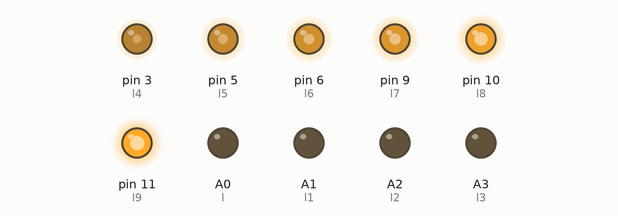
Simulated run of this sketch. Board: Arduino Uno, built with avr-gcc and run on an emulated ATmega328P. Parts: output pins drawn as LEDs (lit = HIGH).

Above: at 0.1 s.
Timing chart, 0 to 1.6 s (numbered marks = the images above):
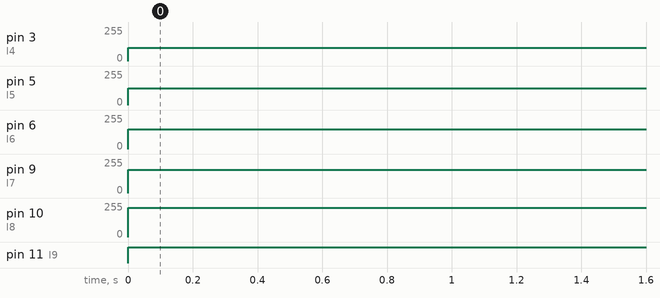

Measured:
- by itself, pin 3 (l4): 0/255 → 100/255 at 0.00 s
- by itself, pin 5 (l5): 0/255 → 125/255 at 0.00 s
- by itself, pin 6 (l6): 0/255 → 150/255 at 0.00 s
- by itself, pin 9 (l7): 0/255 → 175/255 at 0.00 s
- by itself, pin 10 (l8): 0/255 → 220/255 at 0.00 s
- by itself, pin 11 (l9): LOW → HIGH at 0.00 s

The sketch:

ejercicio_2_b1.ino
```cpp
#define l A0
#define l1 A1
#define l2 A2
#define l3 A3
#define l4 3
#define l5 5
#define l6 6
#define l7 9
#define l8 10
#define l9 11

void setup()
{
  pinMode(l, OUTPUT);
  pinMode(l1, OUTPUT);
  pinMode(l2, OUTPUT);
  pinMode(l3, OUTPUT);
  pinMode(l4, OUTPUT);
  pinMode(l5, OUTPUT);
  pinMode(l6, OUTPUT);
  pinMode(l7, OUTPUT);
  pinMode(l8, OUTPUT);
  pinMode(l9, OUTPUT);
}

void loop()
{
	analogWrite(l, 0);
  analogWrite(l1, 25);
  analogWrite(l2, 50);
  analogWrite(l3, 75);
  analogWrite(l4, 100);
  analogWrite(l5, 125);
  analogWrite(l6, 150);
  analogWrite(l7, 175);
  analogWrite(l8, 220);
  analogWrite(l9, 255);
}
```
